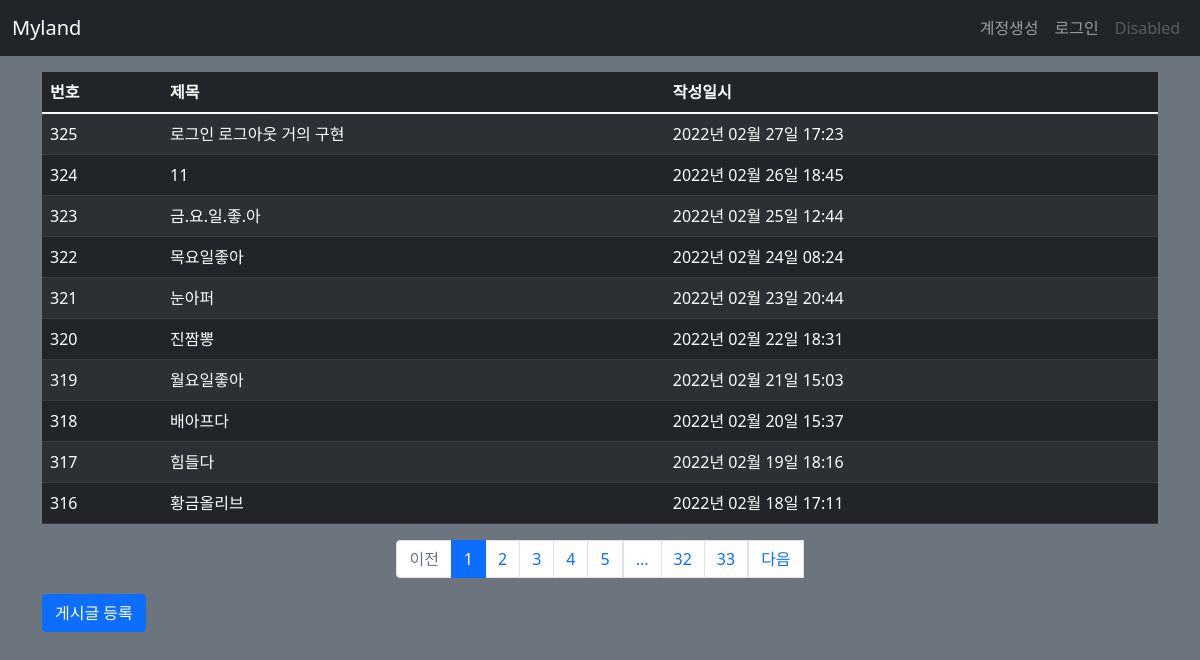
Page /post/list/ on the earlier database version.
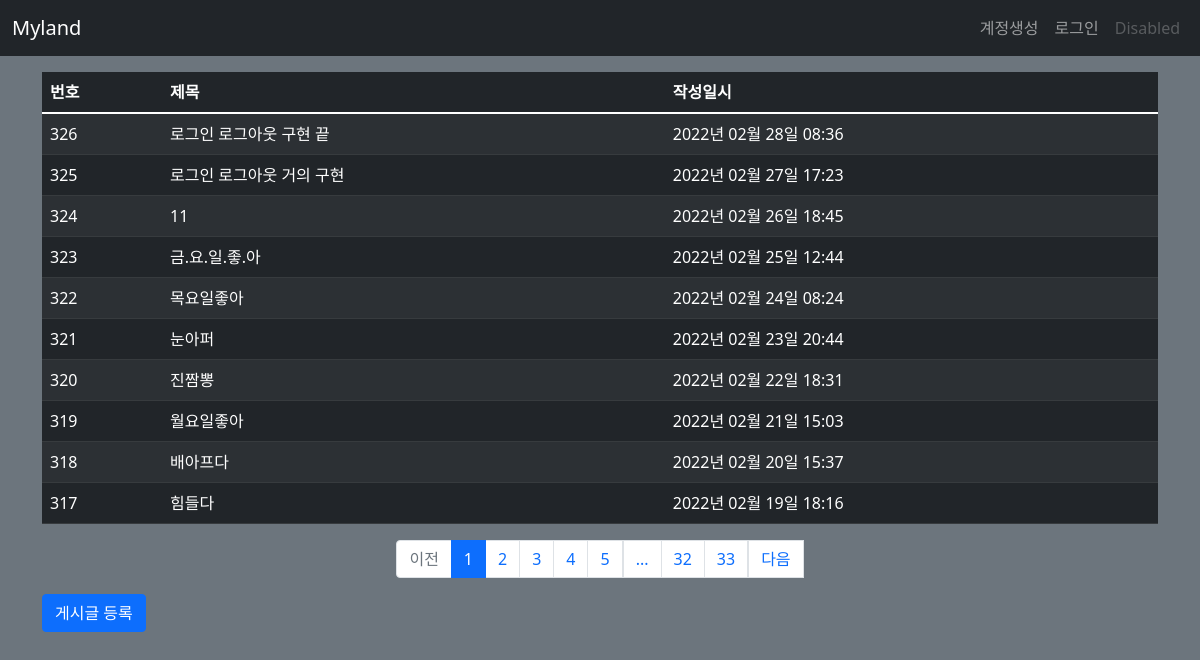
Same page on the later database version.
### myland/models.py (models this page shows)
class Post(db.Model):
    id = db.Column(db.Integer, primary_key=True)
    title = db.Column(db.String(200), nullable=False)
    content = db.Column(db.Text, nullable=False)
    create_date = db.Column(db.DateTime(), nullable=False)
    user_id = db.Column(db.Integer, db.ForeignKey('user.id', ondelete='CASCADE'), nullable=False)
    user = db.relationship('User', backref=db.backref('post_set'))

### myland/views/post_views.py (the view)
@bp.route('/list/')
def _list():
    page = request.args.get('page', type=int, default=1)
    post_list = Post.query.order_by(Post.create_date.desc())
    post_list = post_list.paginate(page, per_page=10)
    return render_template('post/post_list.html', post_list=post_list)

### myland/filter.py (called while the page is built)
def format_datetime(value, fmt='%Y년 %m월 %d일 %H:%M'):
    return value.strftime(fmt)

### myland/views/auth_views.py (called while the page is built)
@bp.before_app_request
def load_logged_in_user():
    user_id = session.get('user_id')
    if user_id is None:
        g.user = None
    else:
        g.user = User.query.get(user_id)

### myland/templates/post/post_list.html
{% extends 'base.html' %}
{% block content %}
<div class="container my-3">
  <table class="table table-dark table-striped table-hover">
    <thead>
    <tr>
      <th>번호</th>
      <th>제목</th>
      <th>작성일시</th>
    </tr>
    </thead>
    <tbody>
    {% if post_list %}
    {% for post in post_list.items %}
    <tr>
      <td>{{ post_list.total - ((post_list.page - 1) * post_list.per_page) - loop.index0 }}</td>
      <td>
        <a href="{{ url_for('post.detail', post_id=post.id) }}" style="text-decoration-line: none; color: white;">{{ post.title }}</a>
      </td>
      <td>{{ post.create_date|datetime }}</td>
    </tr>
    {% endfor %}
    {% else %}
    <tr>
      <td colspan="3">게시글이 없습니다.</td>
    </tr>
    {% endif %}
    </tbody>
  </table>
  <ul class="pagination justify-content-center">
    {% if post_list.has_prev %}
    <li class="page-item">
      <a class="page-link" href="?page={{ post_list.prev_num }}">이전</a>
    </li>
    {% else %}
    <li class="page-item disabled">
      <a class="page-link" tabindex="-1" aria-disabled="true" href="#">이전</a>
    </li>
    {% endif %}
    {% for page_num in post_list.iter_pages() %}
      {% if page_num %}
        {% if page_num != post_list.page %}
        <li class="page-item">
          <a class="page-link" href="?page={{ page_num }}">{{ page_num }}</a>
        </li>
        {% else %}
        <li class="page-item active" aria-current="page">
          <a class="page-link" href="#">{{ page_num }}</a>
        </li>
        {% endif %}
      {% else %}
        <li class="disabled">
          <a class="page-link" href="#">...</a>
        </li>
      {% endif %}
    {% endfor %}
    {% if post_list.has_next %}
    <li class="page-items">
      <a class="page-link" href="?page={{ post_list.next_num }}">다음</a>
    </li>
    {% else %}
    <li class="page-item disabled">
      <a class="page-link" tabindex="-1" aria-disabled="true" href="#">다음</a>
    </li>
    {% endif %}
  </ul>
  <a href="{{ url_for('post.create') }}" class="btn btn-primary">게시글 등록</a>
</div>
{% endblock %}

### myland/templates/base.html (shortened to what this page needs)
<!DOCTYPE html>
<html lang="ko">
<head>
  <link href="https://cdn.jsdelivr.net/npm/bootstrap@5.1.3/dist/css/bootstrap.min.css" rel="stylesheet">
  <link rel="stylesheet" href="{{ url_for('static', filename='style.css') }}">
</head>
<body class="bg-secondary pt-5 mt-2">
  <nav class="navbar navbar-expand-md navbar-dark bg-dark fixed-top">
    <div class="container-fluid">
      <a class="navbar-brand" href="{{ url_for('main.index') }}">Myland</a>
      <div class="collapse navbar-collapse" id="navbarSupportedContent">
        {% if g.user %}
        <ul class="navbar-nav ms-auto mb-2 mb-lg-0">
          <li class="nav-item">
            <a href="{{ url_for('auth.logout') }}" class="nav-link">{{ g.user.username }} (로그아웃)</a>
          </li>
        </ul>
        {% else %}
        <ul class="navbar-nav ms-auto mb-2 mb-lg-0">
          <li class="nav-item">
            <a class="nav-link" href="{{ url_for('auth.signup') }}">계정생성</a>
          </li>
          <li class="nav-item">
            <a class="nav-link" href="{{ url_for('auth.login') }}">로그인</a>
          </li>
          <li class="nav-item">
            <a class="nav-link disabled">Disabled</a>
          </li>
        </ul>
        {% endif %}
      </div>
    </div>
  </nav>
  {% block content %}
  {% endblock %}
</body>
</html>

Differences in the rows shown:
no longer on this page (row unchanged): Post: id "316", title "황금올리브", create_date "2022년 02월 18일 17:11"
added Post: id "326", title "로그인 로그아웃 구현 끝", create_date "2022년 02월 28일 08:36"
